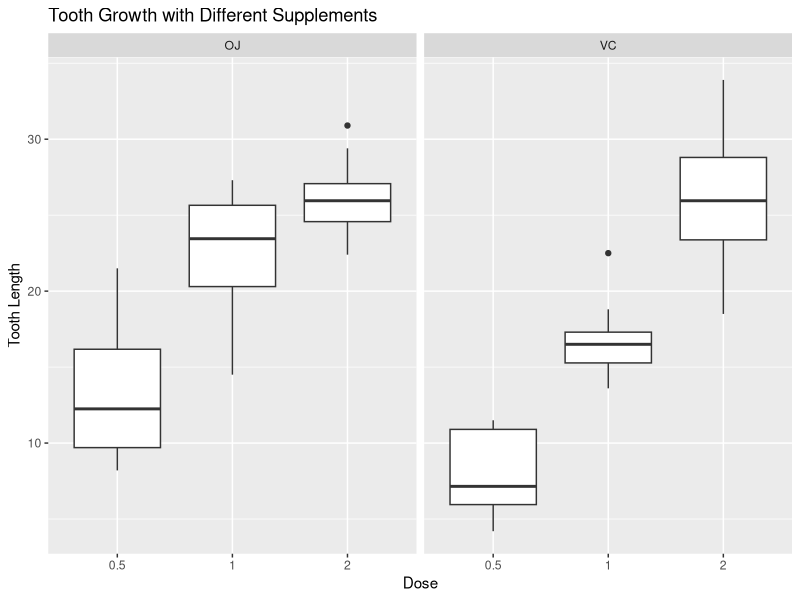

This figure's R source:
## ---- chunk 1
#load the data
data(ToothGrowth)
#do a quick summary to see what is inside
str(ToothGrowth)
## ---- chunk 2
#import ggplot library
library(ggplot2)
## ---- chunk 3
g <- ggplot(data = ToothGrowth, aes(x = factor(dose), y = len)) + geom_boxplot() + facet_grid(.~supp) + 
    xlab("Dose") + ylab("Tooth Length") + ggtitle("Tooth Growth with Different Supplements")
g
